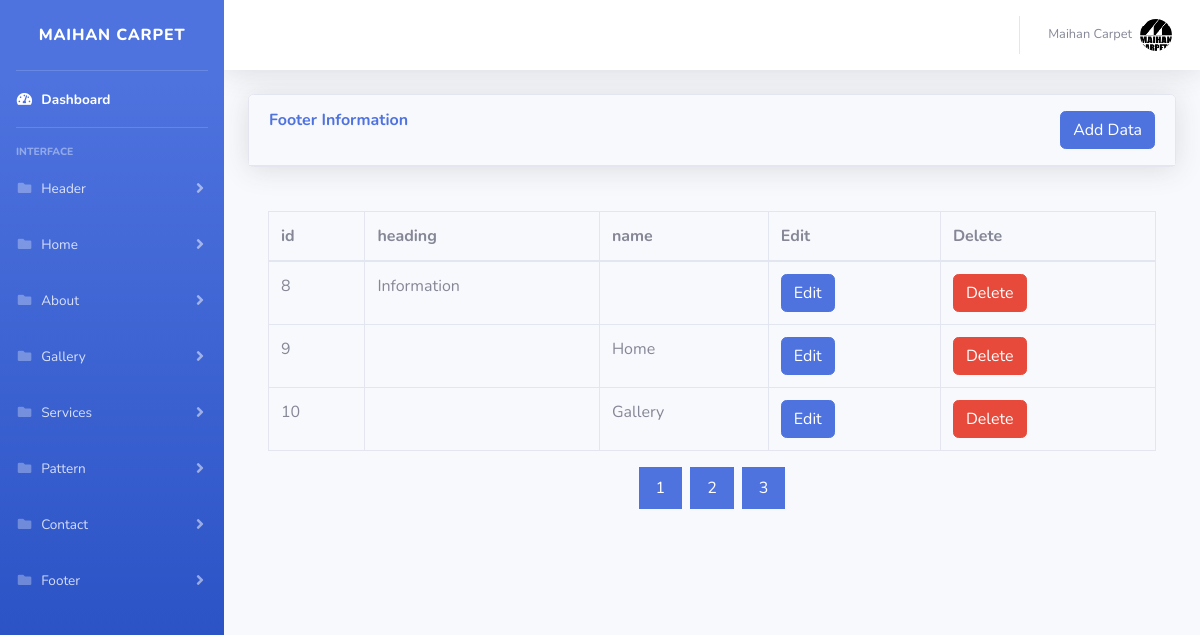
The page /AP/footerinfo.php (signed in) on the database its author committed.
### tables this page shows
CREATE TABLE `footerinfo` (
  `id` int(11) NOT NULL,
  `heading` text NOT NULL,
  `name` text NOT NULL
);

### AP/footerinfo.php (the view, shortened to what this page needs)
<?php
  include 'includes/header.php';
  include 'includes/navbar.php';
?>
<div class="container-fluid">
  <div class="card shadow mb-4">
    <div class="card-header py-3">
      <h6 class="m-0 font-weight-bold text-primary"> Footer Information
        <button type="button" class="btn btn-primary float-right" data-toggle="modal"  data-target="#addadminpanelfile">
          Add Data
        </button>
      </h6>
    </div>
  </div>
  <div class="card-body">
    <div class="table-responsive">
      <?php
        $record = 3;
        $page = '';
        if (isset($_GET["page"])) {
          $page = $_GET["page"];
        }
        else{
           $page =1;
        }
        $start = ($page-1)*$record;
        $select = "SELECT * FROM footerinfo ORDER BY Id LIMIT $start, $record";
        $result = $connection -> query($select);
      ?>
      <table class="table table-bordered" id="dataTable" width="100%" cellspacing="0">
        <thead>
          <tr>
            <th>id</th>
            <th>heading</th>
            <th>name</th>
            <th>Edit</th>
            <th>Delete</th>
          </tr>
        </thead>
        <tbody>
          <?php
            if ($result-> num_rows > 0) {
              while ($row = $result->fetch_assoc()) {
                echo "<tr> <td> $row[id] </td>".
                          "<td>$row[heading]</td>".
                          "<td>$row[name]</td>".
                          "<td><a href='footerinfoedit.php?EditH=$row[id]&heading=",urlencode($row['heading']),"&name=",urlencode($row['name']),"'><button class='btn btn-primary'>Edit</button></a></td>".
                           "<td><a href='footerinfocontrol.php?deleteH=$row[id]'><button class='btn btn-danger'>Delete</button></a></td></tr>";
              }
            }
          ?>
        </tbody>
      </table>
       <div class="center">
        <div class="pagination">
            <?php
              $page_query = "SELECT * FROM footerinfo ORDER BY Id ";
              $page_result = $connection->query($page_query);
              $total_records = $page_result -> num_rows;
              $total_pages = ceil($total_records/$record);
              for ($i=1; $i <=$total_pages ; $i++) {
                echo "<a href='footerinfo.php?page=$i'>$i</a>";
                }
            ?>
          </div>
      </div>
    </div>
  </div>
</div>
<?php
  include 'includes/footer.php';
?>

### rows shown on the page
footerinfo: id "8", heading "Information"
footerinfo: id "9", name "Home"
footerinfo: id "10", name "Gallery"

### other values the page prints
$_SESSION['username'] "Maihan Carpet"
